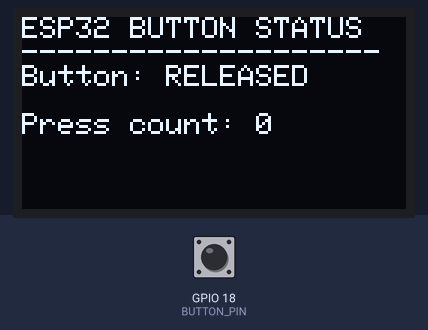
Recording of a program running on a simulated ESP32. Shown: 128×64 one-colour display. Inputs (shaded band) come from the test bench; at power-on: GPIO 18 (BUTTON_PIN) HIGH. What the program prints to the serial monitor is not drawn.

Above: at 1.2 s.
1.3 s: GPIO 18 (BUTTON_PIN) pulled LOW for 0.15 s
At 2.7 s:
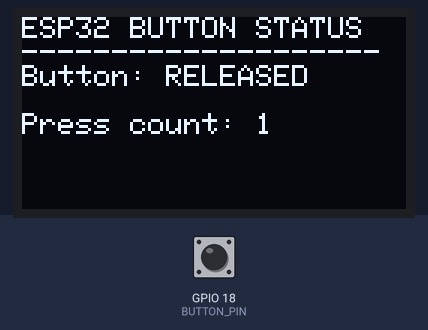
3.0 s: GPIO 18 (BUTTON_PIN) pulled LOW for 1 s
At 3.8 s:
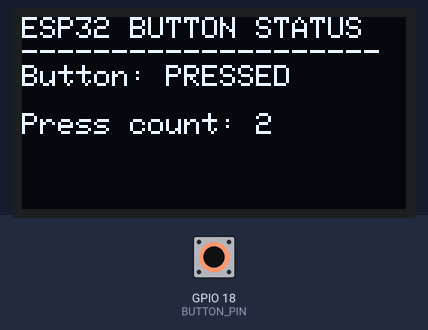
5.5 s: GPIO 18 (BUTTON_PIN) pulled LOW for 0.15 s
At 6.9 s:
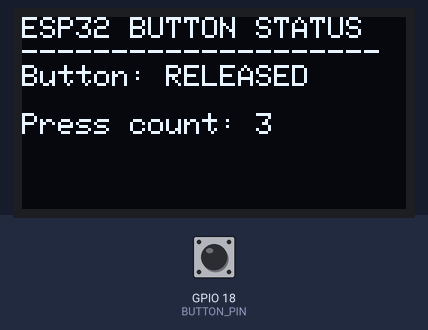
7.2 s: GPIO 18 (BUTTON_PIN) pulled LOW for 1 s
At 9.6 s:
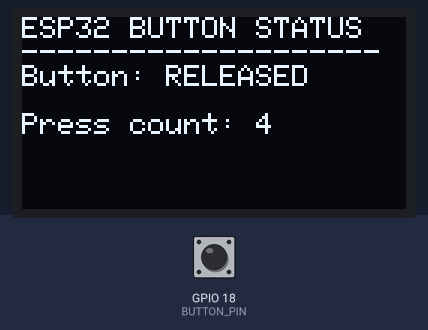
Timing chart, 0 to 10.7 s (numbered marks = the images above; inputs shaded):
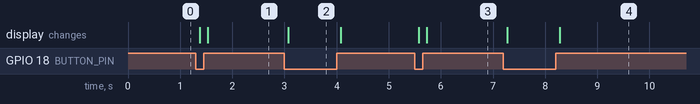

Measured:
- after the input at 1.3 s, the display: first changes after 0.08 s (image 1 shows a later state)
- after the input at 3.0 s, the display: changes after 0.08 s (image 2)
- after the input at 5.5 s, the display: first changes after 0.08 s (image 3 shows a later state)
- after the input at 7.2 s, the display: first changes after 0.08 s (image 4 shows a later state)

The program:

main.cpp
```cpp
#include <Arduino.h>
#include <Wire.h>
#include <Adafruit_GFX.h>
#include <Adafruit_SSD1306.h>

// OLED settings
#define SCREEN_WIDTH 128
#define SCREEN_HEIGHT 64
#define OLED_ADDRESS 0x3C

#define OLED_SDA 21
#define OLED_SCL 22

// Push button settings
#define BUTTON_PIN 18
const unsigned long DEBOUNCE_INTERVAL = 50;

// Create OLED display object
Adafruit_SSD1306 display(
    SCREEN_WIDTH,
    SCREEN_HEIGHT,
    &Wire,
    -1
);

// Button and counter variables
int pressCount = 0;

int lastButtonReading = HIGH;
int stableButtonState = HIGH;

unsigned long lastDebounceTime = 0;


// Update the OLED screen
void updateDisplay() {
    display.clearDisplay();

    display.setTextColor(SSD1306_WHITE);
    display.setTextSize(1);

    display.setCursor(0, 0);
    display.println("ESP32 BUTTON STATUS");
    display.println("--------------------");

    display.print("Button: ");

    if (stableButtonState == LOW) {
        display.println("PRESSED");
    } else {
        display.println("RELEASED");
    }

    display.println();
    display.print("Press count: ");
    display.println(pressCount);

    // Send the new content to the OLED
    display.display();
}


void setup() {
    Serial.begin(115200);

    // Released = HIGH, pressed = LOW
    pinMode(BUTTON_PIN, INPUT_PULLUP);

    // Initialize I2C communication
    Wire.begin(OLED_SDA, OLED_SCL);

    // Initialize the OLED
    if (!display.begin(
            SSD1306_SWITCHCAPVCC,
            OLED_ADDRESS)) {

        Serial.println("OLED initialization failed!");
        Serial.println("Check wiring and I2C address.");

        while (true) {
            // Stop if the display cannot initialize
        }
    }

    // Show the initial screen
    updateDisplay();

    Serial.println("ESP32 OLED project started.");
    Serial.println("Press count: 0");
}


void loop() {
    // Read the physical button
    int currentReading = digitalRead(BUTTON_PIN);

    // If the reading changes, restart the debounce timer
    if (currentReading != lastButtonReading) {
        lastDebounceTime = millis();
        lastButtonReading = currentReading;
    }

    // Accept a reading only after 50 ms of stability
    if (millis() - lastDebounceTime >= DEBOUNCE_INTERVAL) {

        // Check whether the stable state has changed
        if (currentReading != stableButtonState) {
            stableButtonState = currentReading;

            // Count only a new press, not the release
            if (stableButtonState == LOW) {
                pressCount++;

                Serial.print("Accepted press. Count: ");
                Serial.println(pressCount);
            } else {
                Serial.println("Button released.");
            }

            // Refresh the display after a state change
            updateDisplay();
        }
    }
}
```
